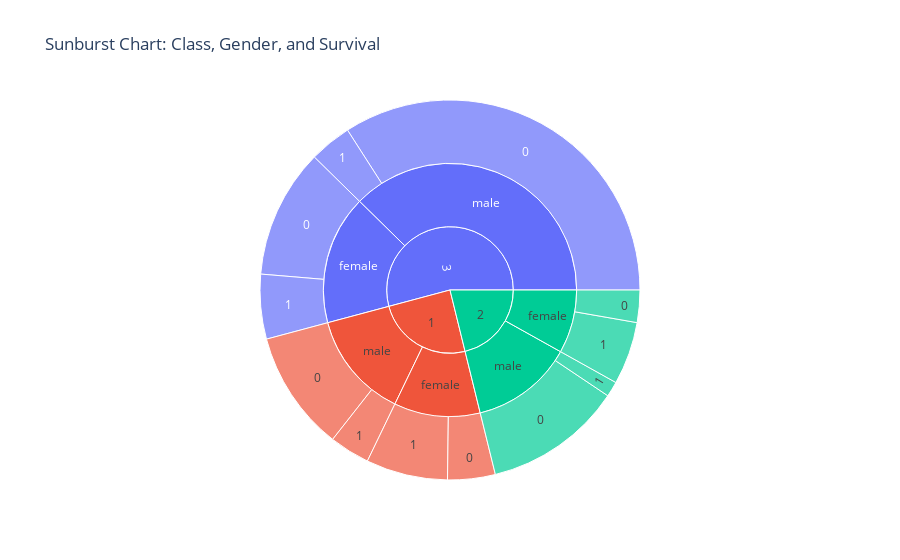

Notebook code for this chart:
### Markdown cell above
### Sunburst Chart: Class, Gender, and Survival

### Code cell
fig = px.sunburst(data, path=["Pclass", "Sex", "Survived"], title="Sunburst Chart: Class, Gender, and Survival")
fig.show()

### Figure 1 — Plotly figure (JSON) as saved in the notebook; plotly's stock layout.template omitted (floating-point values rounded to 4 significant figures)
{"data": [{"branchvalues": "total", "domain": {"x": [0, 1], "y": [0, 1]}, "hovertemplate": "labels=%{label}<br>count=%{value}<br>parent=%{parent}<br>id=%{id}<extra></extra>", "ids": ["1/female/0", "2/female/0", "3/female/0", "1/male/0", "2/male/0", "3/male/0", "1/female/1", "2/female/1", "3/female/1", "1/male/1", "2/male/1", "3/male/1", "1/female", "2/female", "3/female", "1/male", "2/male", "3/male", "1", "2", "3"], "labels": ["0", "0", "0", "0", "0", "0", "1", "1", "1", "1", "1", "1", "female", "female", "female", "male", "male", "male", "1", "2", "3"], "name": "", "parents": ["1/female", "2/female", "3/female", "1/male", "2/male", "3/male", "1/female", "2/female", "3/female", "1/male", "2/male", "3/male", "1", "2", "3", "1", "2", "3", "", "", ""], "type": "sunburst", "values": [53, 36, 144, 134, 154, 446, 91, 70, 72, 45, 17, 47, 144, 106, 216, 179, 171, 493, 323, 277, 709]}], "layout": {"autosize": true, "legend": {"tracegroupgap": 0}, "title": {"text": "Sunburst Chart: Class, Gender, and Survival"}}}
